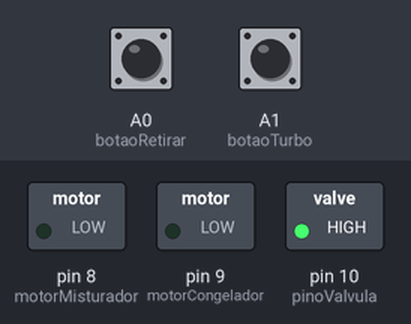
Bench run of a sketch on a simulated Arduino Uno, built with avr-gcc and run on an emulated ATmega328P. Parts: switched loads named in the sketch (green lamp = pin HIGH). Inputs (shaded band) come from the test bench; at power-on: A0 (botaoRetirar) HIGH, A1 (botaoTurbo) HIGH. What the sketch prints to the serial monitor is not drawn.

Above: at 37.5 s.
At 42.0 s:
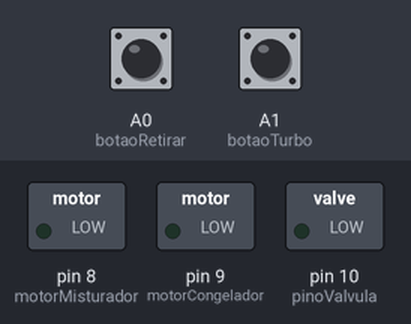
At 46.5 s:
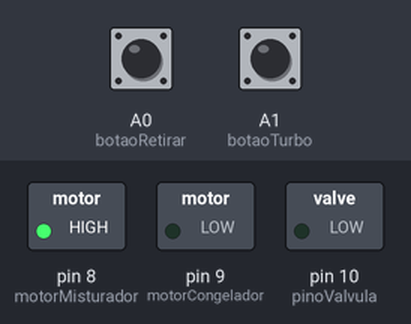
At 53.0 s:
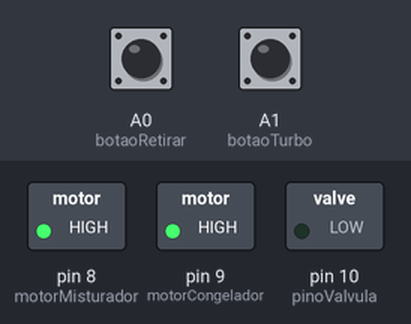
Timing chart, 0 to 63.6 s (numbered marks = the images above):
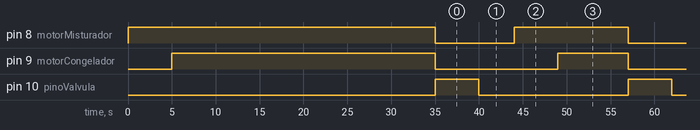

Measured:
- by itself, pin 8 (motorMisturador): alternates HIGH for 13.0 s and LOW for 9.0 s
- by itself, pin 9 (motorCongelador): alternates HIGH for 8.0 s and LOW for 14.0 s
- by itself, pin 10 (pinoValvula): alternates HIGH for 5.0 s and LOW for 17.0 s

The sketch:

maquina_sorvete.ino
```cpp
/*
   Maquina de sorvete

   Por Albeiro Lima (Brasil)
   12-02-2018

   Funções
   ~~~~~~~

   setMotores => função que liga ou desliga os motores, liga a primeiro motor aguarda 5 segundos e liga o outro
   ==========

   millisToStr => transforma millis em uma string no formato HH:MM:SS
   ===========

   testaBotoes => função que teste de algum botão foi acionado
   ===========

   acionaValvula => funcão que aciona a valvula e agenda seu desligamento
   =============

*/

#define motorMisturador      8 //Misturador
#define motorCongelador      9 //Congelador
#define pinoValvula         10 //Valvula
#define botaoRetirar        A0 //Para tudo para retirada do sorvete
#define botaoTurbo          A1 //Liga misturador e congelador por um tempo

#define tempoRotinaInicial      30000UL //20 minutos (1200000)
#define tempoValvulaligada       5000UL //9 segundos    (9000)
#define tempoAntesMotores        4000UL //40 segundos  (40000)
#define tempoMotoresAcionados    8000UL //1,5 minutos  (90000)
#define tempoTurbo              12000UL //10 minutos  (600000)
#define tempoRetirada            6000UL //5 minutos   (300000)

unsigned long horaLigarMotores = 0;
unsigned long horaDesligarMotores = 0;
unsigned long horaDesligarValvula = 0;
boolean TurboAcionado = false;
boolean RetirarAcionado = false;
unsigned int contatorRetirada = 0;

void setup() {
  //Inicializa comunicação serial para debbug
  Serial.begin( 9600 );
  Serial.println();

  //Configura portas
  pinMode( motorMisturador, OUTPUT );
  pinMode( motorCongelador, OUTPUT );
  pinMode( pinoValvula, OUTPUT );
  pinMode( botaoTurbo, INPUT_PULLUP);
  pinMode( botaoRetirar, INPUT_PULLUP);

  Serial.print( F("\n[Boas vindas]")  );
  Serial.print( F( "\n[INICIANDO]\n") );
  setMotores( true ); //liga os motores
  Serial.print( F( "\n" ) );
  //Aguarda processo inicial
  unsigned long tempoAguardar = tempoRotinaInicial;
  while ( tempoAguardar > 0 ) {
    Serial.print( "\nRESTA: " + millisToStr( tempoAguardar ) + " " );
    for ( byte i = 0;i<60&&tempoAguardar > 0;i++){
      Serial.print( "*" );
      delay(1000);
      tempoAguardar -= 1000;
    }

  }
  setMotores( false ); //desliga os motores para dar inicio ao ciclo padrão

  //Inicia o processo padrão ligando a valvula e definindo a hora de desligar a valvula
  Serial.print( F("\n\nIniciando cliclo padrao")  );
  Serial.println();
  acionaValvula();
}

void loop() {

  //Testa botões
  if (!(TurboAcionado || RetirarAcionado)) { //Só testa os botões se não tiver turbo ou retirar ativado
    testaBotoes(); //ler os botões
    if (RetirarAcionado) { //Acionando retirada
      contatorRetirada++;
      Serial.print( F("\n\nRETIRADA [ON]")  );
      Serial.println( ": " + String(contatorRetirada));
      setMotores( true ); //liga motores
      horaDesligarMotores = millis() + tempoRetirada; //define hora de desligar os motores
      Serial.print( "\nRETIRADA " + millisToStr( horaDesligarMotores - millis() ) );
    } else if (TurboAcionado) { //Acionando turbo
      Serial.print( F("\n\nTURBO [ON]")  );
      acionaValvula();
    }
  }

  //Desliga valvula conforme tempo agendado
  if (( horaDesligarValvula > 0 ) && ( millis() >= horaDesligarValvula )) {
    horaDesligarValvula = 0;
    digitalWrite( pinoValvula, LOW );
    Serial.print( F("\nVALVULA [OFF] ")  );
    //define hora de liga os motores
    if (TurboAcionado) {
      horaLigarMotores = millis(); //liga o motor logo após desligar a valvula quando turbo acionado
    } else {
      horaLigarMotores = millis() + tempoAntesMotores;
      Serial.print( F("\nPAUSA ") );
      Serial.print( millisToStr( horaLigarMotores - millis() ) );
    }
  }

  //Liga motores
  if (( horaLigarMotores > 0 ) && ( millis() >= horaLigarMotores )) {
    horaLigarMotores = 0;
    setMotores( true );
    //define hora de desligar os motores
    if (TurboAcionado) {
      horaDesligarMotores = millis() + tempoTurbo;
      Serial.print(F("\nTURBO "));
    } else {
      horaDesligarMotores = millis() + tempoMotoresAcionados;
      Serial.print( F( "\nMOTORES " ) );
    }
    Serial.print( millisToStr( horaDesligarMotores - millis() ));
  }

  //desliga motores
  if (( horaDesligarMotores > 0 ) && ( millis() >= horaDesligarMotores )) {
    horaDesligarMotores = 0;
    if (RetirarAcionado) {
      if ( digitalRead( botaoRetirar ) == HIGH ) {
        delay(5);
        if ( digitalRead( botaoRetirar ) == HIGH ) {
          Serial.print( F("\nRETIRADA [OFF]")  );
          RetirarAcionado = false;
        }
      }
    }
    if (RetirarAcionado) {
      //define nova hora de desligar os motores na retirada
      Serial.print( F("\nRETIRADA [REINICIO]")  );
      horaDesligarMotores = millis() + tempoRetirada;
    } else {
      if (TurboAcionado) {
        Serial.print( F("\nTURBO [OFF]" ) );
        TurboAcionado = false;
      }
      setMotores( false );
      Serial.print( F("\n" ) );
      acionaValvula();
    }
  }
}

void setMotores( boolean ligar ) {
  if ( ligar ) {
    digitalWrite( motorMisturador, HIGH );
    Serial.print( F("\nMOTOR(1) [ON] ") );
    unsigned long tempoAguardar = 5000;
    while ( tempoAguardar > 0 ) {
      Serial.print( F("*" ) );
      delay(1000);
      tempoAguardar -= 1000;
    }
    digitalWrite( motorCongelador, HIGH );
    Serial.print( F( " MOTOR(2) [ON]") );
  } else { //desliga
    digitalWrite( motorMisturador, LOW );
    digitalWrite( motorCongelador, LOW );
    Serial.print( F( "\nMOTORES [OFF]") );
  }
}

String millisToStr( unsigned long ulTempo ) {
  int iHoras = 0;
  int iMinutos = 0;
  ulTempo /= 1000;
  if ( ulTempo >= 3600 ) {
    iHoras = (int)(ulTempo / 3600);
    ulTempo -= ( (unsigned long)iHoras * 3600UL );
  }
  if ( ulTempo >= 60 ) {
    iMinutos = (int)(ulTempo / 60);
    ulTempo -= ( (unsigned long)iMinutos * 60UL );
  }
  return ( String( iHoras) + ":" + String( iMinutos ) + ":" + String( ulTempo) );
}

void testaBotoes() {
  static byte btTurboAntes = LOW;
  static byte btRetirarAntes = LOW;

  byte btLido = digitalRead( botaoTurbo );
  if (( btLido == LOW ) && (btTurboAntes == HIGH)) {
    delay(5);
    if ( digitalRead( botaoTurbo ) == LOW ) {
      TurboAcionado = true;
    }
  }
  btTurboAntes = btLido;

  btLido = digitalRead( botaoRetirar );
  if (( btLido == LOW ) && (btRetirarAntes == HIGH)) {
    delay(5);
    if ( digitalRead( botaoRetirar ) == LOW ) {
      RetirarAcionado = true;
    }
  }
  btRetirarAntes = btLido;

  if (TurboAcionado || RetirarAcionado) {
    //desabilita as oprações padrao
    horaLigarMotores = 0;
    horaDesligarMotores = 0;
    horaDesligarValvula = 0;
  }
}

void acionaValvula() {
  //Aciona a valvula e programa hora de desligar
  digitalWrite( pinoValvula, HIGH );
  horaDesligarValvula = millis() + tempoValvulaligada;
  Serial.print( F("\nVALVULA [ON] ")  );
  Serial.print( millisToStr( tempoValvulaligada ));
}
```
